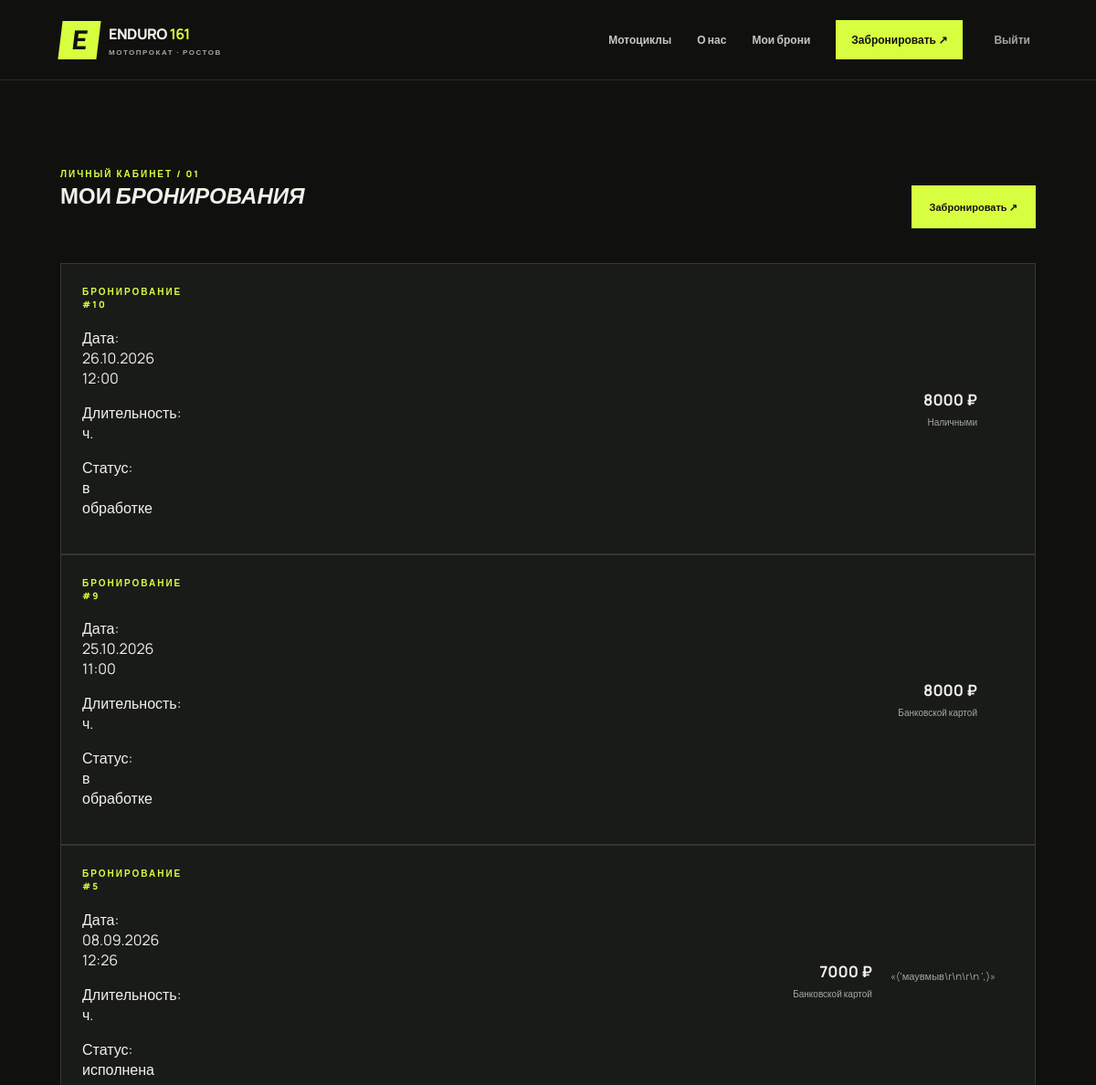
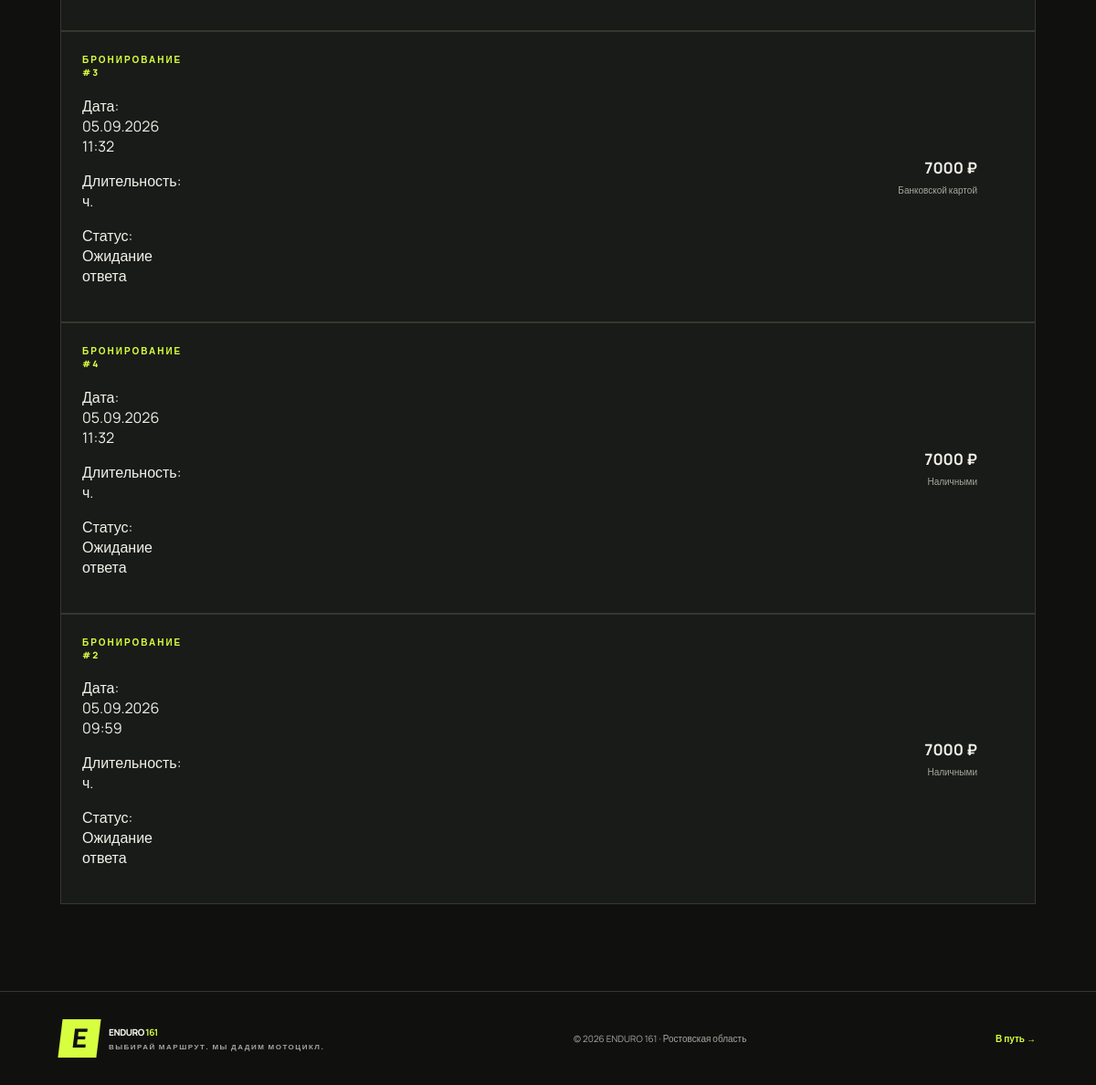
The page /bookings/ (signed in) on the database its author committed (2 pictures, top to bottom).
### testapp/models.py (models this page shows, shortened)
class zayavka(models.Model):
    type = models.CharField(max_length=30, verbose_name='мотоцикл', choices=type_choices)
    datetime = models.DateTimeField(verbose_name='дата и время начала')
    hours = models.PositiveSmallIntegerField(default=2, verbose_name='длительность, часов')
    price = models.PositiveIntegerField(default=7000, verbose_name='стоимость, ₽')
    payment = models.CharField(max_length=30, verbose_name='способ оплаты', choices=payment_choices)
    status = models.CharField(max_length=30, verbose_name='статус бронирования', choices=status_choices, default='в обработке')
    user = models.ForeignKey(User, on_delete=models.CASCADE, verbose_name='пользователь', null=True)
    class Meta:
        verbose_name = 'бронирование'
        verbose_name_plural = 'бронирования'
        ordering = ['-datetime']

class Review(models.Model):
    text = models.TextField(verbose_name='отзыв')
    user = models.ForeignKey(User, on_delete=models.CASCADE, verbose_name='пользователь')
    zayavka = models.OneToOneField(zayavka, on_delete=models.CASCADE, verbose_name='бронирование')
    createdAt = models.DateTimeField(auto_now_add=True, verbose_name='дата и время создания')
    class Meta:
        verbose_name = 'отзыв'
        verbose_name_plural = 'отзывы'

### testapp/views.py (the view, shortened to what this page needs)
# urls.py: path('bookings/', views.bookings, name='bookings'),
@login_required
def bookings(request):
    return render(request, 'bookings.html', {'bookings': zayavka.objects.filter(user=request.user).select_related('user'), 'now': timezone.now()})

### testapp/templates/bookings.html (shortened to what this page needs)
{% extends 'base.html' %}
{% load static %}
{% block content %}
<section class="section bookings-section">
    <div class="section-head">
        <div>
            <div class="eyebrow">ЛИЧНЫЙ КАБИНЕТ / 01</div>
            <h1>МОИ <em>БРОНИРОВАНИЯ</em></h1>
        </div>
        <a class="btn btn-primary" href="{% url 'create' %}">
            Забронировать ↗
        </a>
    </div>
    {% if bookings %}
        <div class="bookings-list">
            {% for item in bookings %}
                <article class="booking-card">
                    <div class="booking-info">
                        <div class="eyebrow">БРОНИРОВАНИЕ #{{ item.id }}</div>
                        <p>Дата: {{ item.datetime|date:"d.m.Y H:i" }}</p>
                        <p>Длительность: {{ item.duration }} ч.</p>
                        <p>Статус: {{ item.status }}</p>
                    </div>
                    <div class="booking-price">
                        <strong>{{ item.price }} ₽</strong>
                        <small>{{ item.get_payment_display }}</small>
                    </div>
                    <div class="booking-actions">
                        {% if item.status == 'исполнена' %}
                            {% if item.review %}
                                <p class="review-existing">
                                    «{{ item.review.text }}»
                                </p>
                            {% endif %}
                        {% endif %}
                    </div>
                </article>
            {% endfor %}
        </div>
    {% endif %}
</section>
{% endblock %}

### testapp/templates/base.html (shortened to what this page needs)
{% load static %}
<!DOCTYPE html>
<html lang="ru">
<head>
    <link rel="stylesheet" href="{% static 'css/style.css' %}">
</head>
<body>
    <header class="site-header">
        <a class="brand" href="{% url 'home' %}">
            <span class="brand-mark">E</span>
            <span>ENDURO <b>161</b><small>МОТОПРОКАТ · РОСТОВ</small></span>
        </a>
        <nav>
            <a href="{% url 'home' %}#fleet">Мотоциклы</a>
            <a href="{% url 'home' %}#about">О нас</a>
            {% if user.is_authenticated %}
                <a href="{% url 'bookings' %}">Мои брони</a>
                <a class="nav-cta" href="{% url 'create' %}">Забронировать ↗</a>
                <form method="post" action="{% url 'logout' %}" class="logout">
                    <button type="submit">Выйти</button>
                </form>
            {% else %}
                <a href="{% url 'login' %}">Войти</a>
                <a class="nav-cta" href="{% url 'register' %}">Регистрация ↗</a>
            {% endif %}
        </nav>
    </header>
    <main>
        {% block content %}{% endblock %}
    </main>
    <footer>
        <a class="brand" href="{% url 'home' %}">
            <span class="brand-mark">E</span>
            <span>ENDURO <b>161</b><small>ВЫБИРАЙ МАРШРУТ. МЫ ДАДИМ МОТОЦИКЛ.</small></span>
        </a>
        <span>© 2026 ENDURO 161 · Ростовская область</span>
        <a href="{% url 'create' %}">В путь →</a>
    </footer>
</body>
</html>

### testapp/static/css/style.css (style rules this page uses)
:root { --bg: #10110f; --panel: #191b18; --panel2: #20221e; --text: #f2f1e9; --muted: #a5a79d; --line: #35372f; --lime: #d7ff3f; --orange: #ff6339 }
* { box-sizing: border-box }
html { scroll-behavior: smooth }
body { margin: 0; background: var(--bg); color: var(--text); font-family: Manrope, Arial, sans-serif }
a { color: inherit; text-decoration: none }
button, input, select, textarea { font: inherit }
.site-header { height: 88px; max-width: 1440px; margin: auto; padding: 0 5.5%; display: flex; align-items: center; justify-content: space-between; border-bottom: 1px solid #292b25; position: relative; z-index: 4 }
.brand { display: flex; align-items: center; gap: 11px; font-weight: 800; letter-spacing: -.5px }
.brand-mark { display: grid; place-items: center; background: var(--lime); color: #111; width: 42px; height: 42px; font-family: 'Barlow Condensed'; font-size: 29px; font-weight: 900; transform: skew(-7deg) }
.brand small { display: block; color: var(--muted); font-size: 8px; letter-spacing: 1.5px; margin-top: 3px }
.brand b { color: var(--lime) }
nav { display: flex; align-items: center; gap: 28px; font-size: 12px; font-weight: 700 }
nav>a:not(.nav-cta) { color: #c7c8c0 }
.nav-cta { padding: 13px 17px; background: var(--lime); color: #111 !important }
.logout { margin: 0 }
.logout button { background: none; border: 0; color: var(--muted); cursor: pointer; font-size: 12px }
.eyebrow { font-size: 10px; font-weight: 800; letter-spacing: 2px; color: var(--lime); display: flex; align-items: center; gap: 9px }
h1, h2, h3, p { margin-top: 0 }
.btn { border: 0; display: inline-flex; align-items: center; justify-content: center; gap: 22px; padding: 16px 20px; font-size: 11px; font-weight: 800; cursor: pointer; transition: transform .2s, background .2s }
.btn-primary { background: var(--lime); color: #12130f }
.section { max-width: 1440px; margin: auto; padding: 95px 5.5% }
.section-head { display: flex; align-items: end; justify-content: space-between; gap: 25px; margin-bottom: 38px }
.site-header+main { min-height: 65vh }
footer { border-top: 1px solid var(--line); padding: 30px 5.5%; display: flex; align-items: center; justify-content: space-between; gap: 20px; color: var(--muted); font-size: 10px }
footer>.brand { color: var(--text) }
footer>a:last-child { color: var(--lime); font-weight: 800 }
.booking-card { background: var(--panel); border: 1px solid var(--line); padding: 23px; display: grid; grid-template-columns: 50px 1fr auto auto; align-items: center; gap: 20px }
.booking-price { display: flex; flex-direction: column; gap: 6px; text-align: right }
.booking-price strong { font-size: 17px }
.booking-price small { font-size: 10px; color: var(--muted) }
.review-existing { font-size: 11px; color: var(--muted); max-width: 200px }

### rows shown on the page
zayavka: id "10", datetime "26.10.2026 12:00", status "в обработке", price "8000", payment "Наличными"
zayavka: id "9", datetime "25.10.2026 11:00", status "в обработке", price "8000", payment "Банковской картой"
zayavka: id "5", datetime "08.09.2026 12:26", status "исполнена", price "7000", payment "Банковской картой", review.text "('маувмыв\\r\\n\\r\\n ',)"
zayavka: id "3", datetime "05.09.2026 11:32", status "Ожидание ответа", price "7000", payment "Банковской картой"
zayavka: id "4", datetime "05.09.2026 11:32", status "Ожидание ответа", price "7000", payment "Наличными"
zayavka: id "2", datetime "05.09.2026 09:59", status "Ожидание ответа", price "7000", payment "Наличными"
